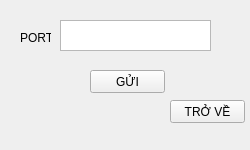
<?xml version="1.0" encoding="UTF-8"?>
<ui version="4.0">
 <class>MainWindow</class>
 <widget class="QMainWindow" name="MainWindow">
  <property name="geometry">
   <rect>
    <x>0</x>
    <y>0</y>
    <width>250</width>
    <height>150</height>
   </rect>
  </property>
  <property name="windowTitle">
   <string>MainWindow</string>
  </property>
  <widget class="QWidget" name="centralwidget">
   <widget class="QLabel" name="label">
    <property name="geometry">
     <rect>
      <x>20</x>
      <y>30</y>
      <width>31</width>
      <height>16</height>
     </rect>
    </property>
    <property name="text">
     <string>PORT</string>
    </property>
   </widget>
   <widget class="QTextBrowser" name="text_port">
    <property name="geometry">
     <rect>
      <x>60</x>
      <y>20</y>
      <width>151</width>
      <height>31</height>
     </rect>
    </property>
   </widget>
   <widget class="QPushButton" name="pushButton">
    <property name="geometry">
     <rect>
      <x>90</x>
      <y>70</y>
      <width>75</width>
      <height>23</height>
     </rect>
    </property>
    <property name="text">
     <string>GỬI</string>
    </property>
   </widget>
   <widget class="QPushButton" name="pushButton_2">
    <property name="geometry">
     <rect>
      <x>170</x>
      <y>100</y>
      <width>75</width>
      <height>23</height>
     </rect>
    </property>
    <property name="text">
     <string>TRỞ VỀ</string>
    </property>
   </widget>
  </widget>
  <widget class="QMenuBar" name="menubar">
   <property name="geometry">
    <rect>
     <x>0</x>
     <y>0</y>
     <width>250</width>
     <height>21</height>
    </rect>
   </property>
  </widget>
 </widget>
 <resources/>
 <connections/>
</ui>
